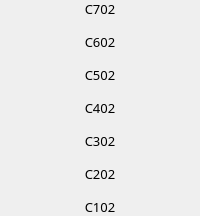
                            <widget class="QFrame" name="frame_67">
                             <property name="frameShape">
                              <enum>QFrame::NoFrame</enum>
                             </property>
                             <property name="frameShadow">
                              <enum>QFrame::Raised</enum>
                             </property>
                             <layout class="QVBoxLayout" name="verticalLayout_71">
                              <property name="spacing">
                               <number>15</number>
                              </property>
                              <property name="leftMargin">
                               <number>0</number>
                              </property>
                              <property name="topMargin">
                               <number>0</number>
                              </property>
                              <property name="rightMargin">
                               <number>0</number>
                              </property>
                              <property name="bottomMargin">
                               <number>0</number>
                              </property>
                              <item>
                               <widget class="QLabel" name="label_143">
                                <property name="font">
                                 <font>
                                  <family>Mitr SemiBold</family>
                                  <pointsize>10</pointsize>
                                 </font>
                                </property>
                                <property name="text">
                                 <string>C702</string>
                                </property>
                                <property name="alignment">
                                 <set>Qt::AlignCenter</set>
                                </property>
                               </widget>
                              </item>
                              <item>
                               <widget class="QLabel" name="label_144">
                                <property name="font">
                                 <font>
                                  <family>Mitr SemiBold</family>
                                  <pointsize>10</pointsize>
                                 </font>
                                </property>
                                <property name="text">
                                 <string>C602</string>
                                </property>
                                <property name="alignment">
                                 <set>Qt::AlignCenter</set>
                                </property>
                               </widget>
                              </item>
                              <item>
                               <widget class="QLabel" name="label_145">
                                <property name="font">
                                 <font>
                                  <family>Mitr SemiBold</family>
                                  <pointsize>10</pointsize>
                                 </font>
                                </property>
                                <property name="text">
                                 <string>C502</string>
                                </property>
                                <property name="alignment">
                                 <set>Qt::AlignCenter</set>
                                </property>
                               </widget>
                              </item>
                              <item>
                               <widget class="QLabel" name="label_146">
                                <property name="font">
                                 <font>
                                  <family>Mitr SemiBold</family>
                                  <pointsize>10</pointsize>
                                 </font>
                                </property>
                                <property name="text">
                                 <string>C402</string>
                                </property>
                                <property name="alignment">
                                 <set>Qt::AlignCenter</set>
                                </property>
                               </widget>
                              </item>
                              <item>
                               <widget class="QLabel" name="label_147">
                                <property name="font">
                                 <font>
                                  <family>Mitr SemiBold</family>
                                  <pointsize>10</pointsize>
                                 </font>
                                </property>
                                <property name="text">
                                 <string>C302</string>
                                </property>
                                <property name="alignment">
                                 <set>Qt::AlignCenter</set>
                                </property>
                               </widget>
                              </item>
                              <item>
                               <widget class="QLabel" name="label_148">
                                <property name="font">
                                 <font>
                                  <family>Mitr SemiBold</family>
                                  <pointsize>10</pointsize>
                                 </font>
                                </property>
                                <property name="text">
                                 <string>C202</string>
                                </property>
                                <property name="alignment">
                                 <set>Qt::AlignCenter</set>
                                </property>
                               </widget>
                              </item>
                              <item>
                               <widget class="QLabel" name="label_149">
                                <property name="font">
                                 <font>
                                  <family>Mitr SemiBold</family>
                                  <pointsize>10</pointsize>
                                 </font>
                                </property>
                                <property name="text">
                                 <string>C102</string>
                                </property>
                                <property name="alignment">
                                 <set>Qt::AlignCenter</set>
                                </property>
                               </widget>
                              </item>
                             </layout>
                            </widget>
